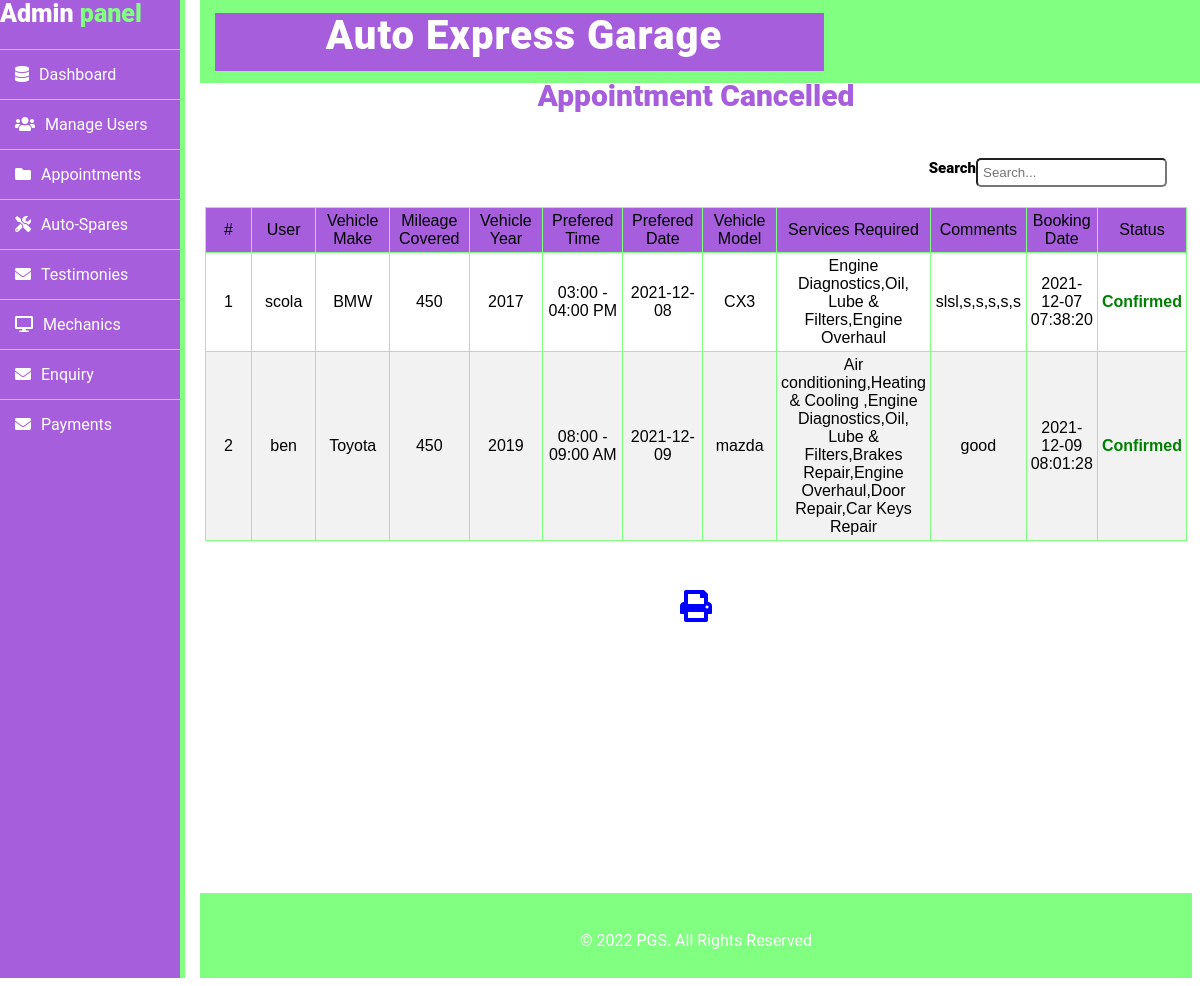
The app's page /admin/appointment.php with its own data.
### tables this page shows
CREATE TABLE IF NOT EXISTS `tbl_appointment` (
  `apoint_id` int(11) NOT NULL AUTO_INCREMENT,
  `email` varchar(200) DEFAULT NULL,
  `username` varchar(200) DEFAULT NULL,
  `make` varchar(200) DEFAULT NULL,
  `mileage` decimal(4,0) DEFAULT NULL,
  `year` varchar(200) DEFAULT NULL,
  `adate` varchar(200) DEFAULT NULL,
  `atime` varchar(200) DEFAULT NULL,
  `model` varchar(200) DEFAULT NULL,
  `services` varchar(200) DEFAULT NULL,
  `comments` varchar(200) DEFAULT NULL,
  `bookingdate` timestamp NOT NULL DEFAULT CURRENT_TIMESTAMP,
  `CancelledBy` varchar(5) DEFAULT NULL,
  `status` int(11) DEFAULT NULL,
  `UpdationDate` timestamp NOT NULL DEFAULT CURRENT_TIMESTAMP ON UPDATE CURRENT_TIMESTAMP,
  `name` varchar(250) DEFAULT NULL,
  `status2` int(11) DEFAULT NULL,
  `cost` int(11) DEFAULT NULL,
  `status3` int(10) NOT NULL,
  `paymentM` varchar(250) DEFAULT NULL,
  `refno` varchar(250) DEFAULT NULL,
  PRIMARY KEY (`apoint_id`)
);

CREATE TABLE IF NOT EXISTS `tbl_user` (
  `user_id` int(11) NOT NULL AUTO_INCREMENT,
  `username` varchar(250) NOT NULL,
  `email` varchar(40) NOT NULL,
  `password` varchar(250) NOT NULL,
  `regdate` timestamp(3) NOT NULL DEFAULT CURRENT_TIMESTAMP(3) ON UPDATE CURRENT_TIMESTAMP(3),
  `UpdationDate` timestamp NULL DEFAULT NULL ON UPDATE CURRENT_TIMESTAMP,
  PRIMARY KEY (`user_id`)
);

### admin/appointment.php (the view, shortened to what this page needs)
<!DOCTYPE html>
<html>
<head>
  <link rel="stylesheet" href="assets/css/style.css">
  <link rel="stylesheet" href="style1.css">
  <link rel="stylesheet" href="fonts/css/all.css">
</head>
<body>
	<?php include('includes/sidebar.php'); ?>
	<?php include('includes/header.php'); ?>
<div class="sidebar-links" id="print">
	<h2>Appointment Cancelled</h2>
      <div class="search-input">
        <label>Search</label>
     <input type="search" placeholder="Search..." class="form-control search-input" data-table="customers-list"/>
        </div>
<table id="customers" class="table table-striped mt32 customers-list">
  <thead >
        <tr class="headtt">
        <td >#</td>
        <td>User</td>
        <td>Vehicle Make</td>
        <td>Mileage Covered</td>
        <td>Vehicle Year</td>
        <td>Prefered Time</td>
        <td>Prefered Date</td>
        <td>Vehicle Model</td>
        <td>Services Required</td>
        <td>Comments</td>
        <td>Booking Date</td>
        <td>Status</td>
           </tr>
    </thead>
<?php
$sql = "SELECT tbl_appointment.apoint_id as apoint_id,tbl_appointment.make as make,tbl_appointment.model as model,tbl_appointment.atime as atime,tbl_appointment.email as email,tbl_appointment.mileage as mileage,tbl_appointment.services as services,tbl_appointment.bookingdate as bookingdate, tbl_appointment.year as year,tbl_appointment.adate as adate,tbl_appointment.CancelledBy as cancelby,tbl_appointment.atime as atime,tbl_appointment.UpdationDate as upddate,tbl_appointment.comments as comments,tbl_appointment.status as status,tbl_user.username as username from tbl_appointment join tbl_user on tbl_user.email=tbl_appointment.email";
$query = $db -> prepare($sql);
$query->execute();
$results=$query->fetchAll(PDO::FETCH_OBJ);
$cnt=1;
if($query->rowCount() > 0)
{
foreach($results as $result)
{       ?>
              <tr>
              <td><?php echo htmlentities($cnt);?></td>
              <td><?php echo htmlentities($result->username);?></td>
              <td><?php echo htmlentities($result->make);?></td>
              <td><?php echo htmlentities($result->mileage);?></td>
              <td><?php echo htmlentities($result->year);?></td>
              <td><?php echo htmlentities($result->atime);?></td>
              <td><?php echo htmlentities($result->adate);?></td>
              <td><?php echo htmlentities($result->model);?></td>
              <td><?php echo htmlentities($result->services);?></td>
              <td><?php echo htmlentities($result->comments);?></td>
              <td><?php echo htmlentities($result->bookingdate);?></td>
              <td><?php if($result->status==0)
{
echo "<h4 style='color:orange'>Pending<h4>";
}
if($result->status==1)
{
echo "<h4 style='color:green'>Confirmed</h4>";
}
?></td>
              </tr>
             <?php $cnt=$cnt+1;} }?>
</table>
<p style="margin-top:5%; color: blue;"  align="center">
  <i class="fa fa-print fa-2x" style="cursor: pointer;"  OnClick="CallPrint(this.value)" ></i>
</p>
</div>
<?php include('includes/footer.php');?>
</body>
</html>

### admin/assets/css/style.css (style rules this page uses)
body { font-family: 'Roboto', sans-serif; background: rgb(255,255,255); background-position: center; }
* { margin-left:0; padding: 0; }
.sidebar-links { margin-left: 200px; text-align: center; padding: 5px 5px 5px 5px; }
.sidebar-links h2 { color: rgb(167,94,221,1); font-weight: 900; font-size: 30px; margin-left: 0%; padding-top: 40px; text-align: center; }
#customers { font-family: "Trebuchet MS", Arial, Helvetica, sans-serif; border-collapse: collapse; width: 100%; }
#customers td, #customers th { border: 1px solid rgb(128,255,128,1); padding: 4px; }
#customers tr:nth-child(even) { background-color: #f2f2f2; }
.headtt { background:rgb(167,94,221,1); }
.add-spare .sp-part th,tr,td { padding: 15px; width: 10%; }

### admin/style1.css (style rules this page uses)
body { font-family: 'Roboto', sans-serif; background: rgb(255,255,255); background-position: center; }
* { margin-left:0; padding: 0; }
.search-input { float: right; padding: 20px; }
.search-input input { padding: 5px; border-radius: 5px; }
.search-input label { font-size: 15px; font-weight: 900; }

### records on screen
tbl_appointment: tbl_user.username "scola", make "BMW", mileage "450", year "2017", atime "03:00 - 04:00 PM", adate "2021-12-08", model "CX3", services "Engine Diagnostics,Oil, Lube & Filters,Engine Overhaul", comments "slsl,s,s,s,s,s", bookingdate "2021-12-07 07:38:20", status "Confirmed"
tbl_appointment: tbl_user.username "ben", make "Toyota", mileage "450", year "2019", atime "08:00 - 09:00 AM", adate "2021-12-09", model "mazda", services "Air conditioning,Heating & Cooling ,Engine Diagnostics,Oil, Lube & Filters,Brakes Repair,Engine Overhaul,Door Repair,Car Keys Repair", comments "good", bookingdate "2021-12-09 08:01:28", status "Confirmed"
